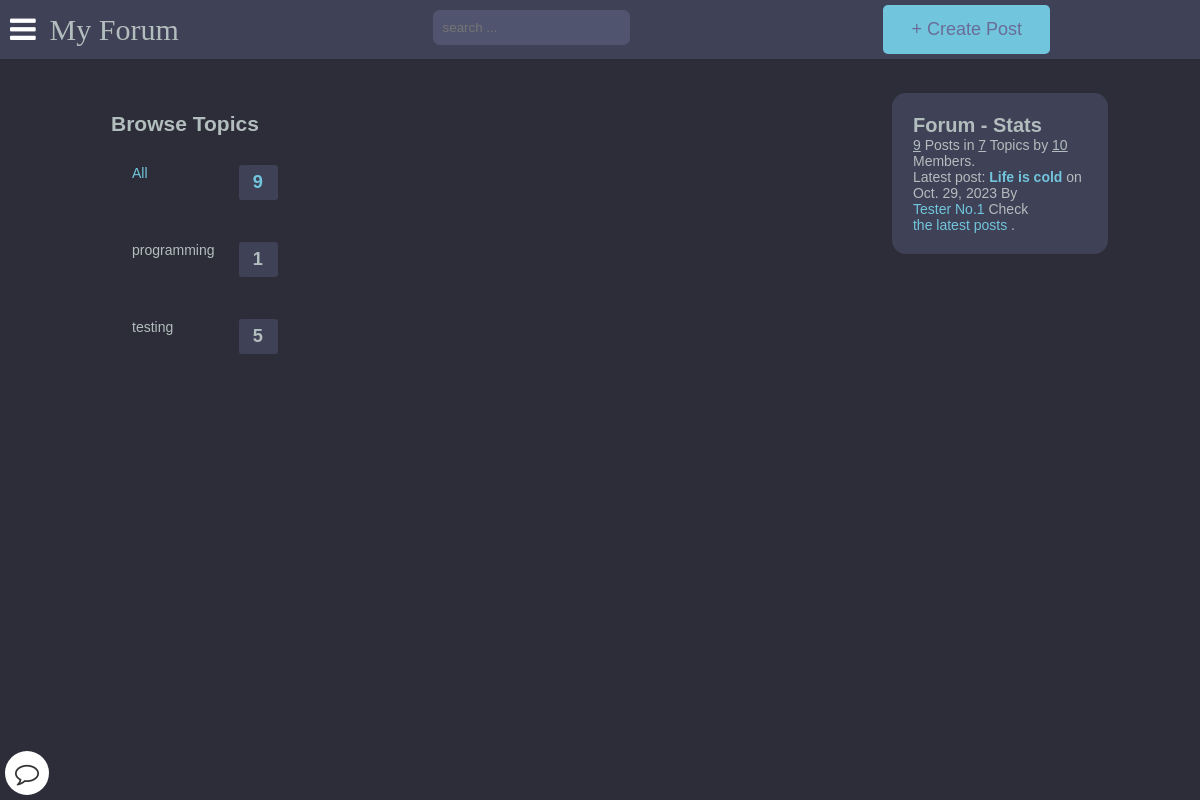
Page /?q=reading on the earlier database version.
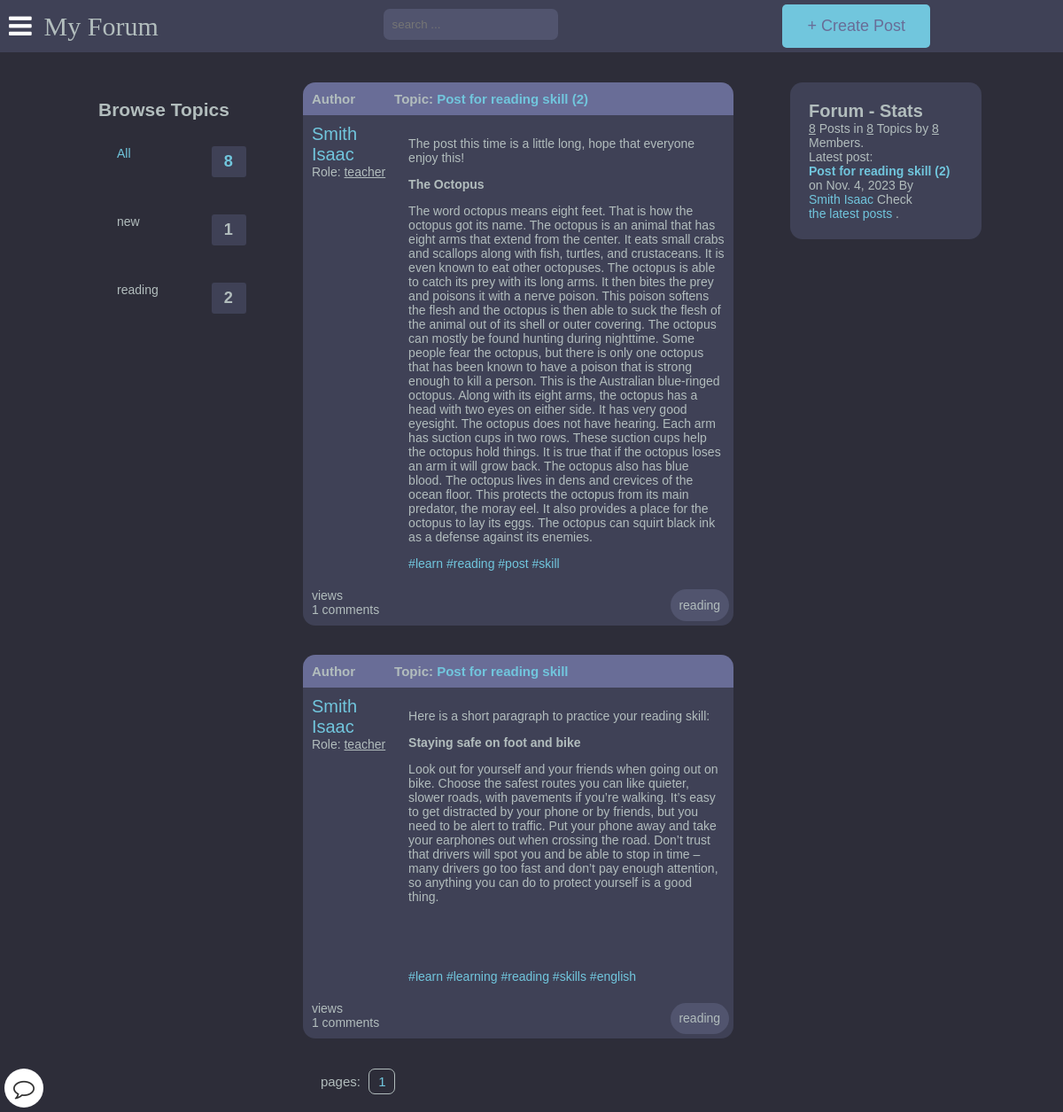
Same page on the later database version.
### main/models.py (models this page shows, shortened)
class Category(models.Model):
    title = models.CharField(max_length=50)
    slug = models.SlugField(max_length=400, unique=True, blank=True)
    description = models.TextField(default="description")
    class Meta:
        verbose_name_plural = "categories"
    @property
    def num_posts(self):
        return Post.objects.filter(categories=self).count()

class Post(models.Model):
    title = models.CharField(max_length=400)
    slug = models.SlugField(max_length=400, unique=True, blank=True)
    user = models.ForeignKey(Author, on_delete=models.CASCADE)
    content = HTMLField()
    categories = models.ManyToManyField(Category)
    date = models.DateTimeField(auto_now_add=True)
    approved = models.BooleanField(default=True)
    image = models.ImageField(upload_to='post_images', blank=True, null=True)
    hit_count_generic = GenericRelation(HitCount, object_id_field='object_pk',
        related_query_name='hit_count_generic_relation'
    )
    tags = TaggableManager()
    comments = models.ManyToManyField(Comment, blank=True)
    def get_url(self):
        return reverse("detail", kwargs={
            "slug":self.slug
        })
    class Meta:
        ordering = ['-date']
    @property
    def num_comments(self):
        return self.comments.count()

class Author(models.Model):
    user = models.ForeignKey(User, on_delete=models.CASCADE)
    fullname = models.CharField(max_length=40, blank=True)
    slug = models.SlugField(max_length=400, unique=True, blank=True)
    bio = HTMLField(default='none')
    points = models.IntegerField(default=0)
    email = models.EmailField(unique=False,default="example@gmail.com", validators=[EmailValidator(message="Invalid email format")])
    profile_pic = ResizedImageField(size=[400, 400], quality=100, upload_to="authors", default="defaults/default_user.png", null=True, blank=False)
    ROLES = (
        ('user','User'),
        ('teacher','Teacher'),
        ('admin','Admin'),
    )
    roles = models.CharField(max_length=50, choices=ROLES, default="user")

### register/checkprofile.py (the view)
    def decorated_view_func(request, *args, **kwargs):
        if not check_profile_completion(request.user):
            return redirect('update_profile')
        return view_func(request, *args, **kwargs)

### register/checkprofile.py (called while the page is built)
def profile_completion_required(view_func):
    def check_profile_completion(user):
        if not user.is_authenticated:
            return True
        try:
            author = Author.objects.get(user=user)
            return author.fullname and author.bio
        except Author.DoesNotExist:
            return False
    def decorated_view_func(request, *args, **kwargs):
        if not check_profile_completion(request.user):
            return redirect('update_profile')
        return view_func(request, *args, **kwargs)
    return decorated_view_func

### templates/forums.html (shortened to what this page needs)
{% extends 'base.html' %}
{% load hitcount_tags %}
{% block content %}
    <div class="container">
        <div class="desktop-category">
            {% include 'category.html' %}
        </div>
            <div id="collum2">
            {% for post in posts %}
            <div class="head">
                <div class="authors">Author</div>
                {% if user.is_authenticated %}
                <div class="content">Topic: <a href="{{post.get_url}}">{{post.title}}</a>
                {% else %}
                <div class="content">Topic: <a href="{% url 'signin' %}">{{post.title}}</a>
                {% endif %}
                </div>
            </div>
                <div class="body">
                    <div class="authors">
                        {% if user.is_authenticated %}
                        <div class="username"><a href="{% url 'other_profile' post.user.slug %}">{{post.user.fullname|title}}</a></div>
                        {% else %}
                        <div class="username"><a href="{% url 'signin' %}">{{post.user.fullname|title}}</a></div>
                        {% endif %}
                        <div>Role: <u>{{post.user.roles}}</u></div>
                    </div>
                    <div class="content">
                            {{ post.content | safe }}
                        <div>
                        {% for tag in post.tags.all %}
                        {% if user.is_authenticated %}
                            <a href="{% url 'tagged_posts' tag.slug %}">#{{ tag.name }}</a>
                        {% else %}
                            <a href="{% url 'signin' %}">#{{ tag.name }}</a>
                        {% endif %}
                        {% endfor %}
                        </div>
                    </div>
                </div>
                <div class="bottom">
                    <span> {% get_hit_count for post %} views <br> {{post.num_comments}} comments</span>
                    <div class="info-bottom-right">
                        {% for category in post.categories.all %}
                            {{ category.title }}
                        {% endfor %}
                    </div>
                </div>
            {% endfor %}
            {% if posts %}
                <div class="pagination">
                    pages:
                    {% for num_page in posts.paginator.page_range %}
                        {% if num_page == posts.number %}
                            <a href="?page={{ num_page }}&q={{ q }}" class="current-page" style="color: #71c6dd;">{{ num_page }}</a>
                        {% endif %}
                    {% endfor %}
                </div>
            {% endif %}
        </div>
        <div class="forum-info">
            <div class="chart">
                Forum - Stats &nbsp;
            </div>
            <span><u>{{num_posts}}</u> Posts in <u>{{num_categories}}</u> Topics by <u>{{num_users}}</u> Members.</span><br>
            <span>Latest post:
            <b>
                {% if user.is_authenticated %}
                    {% if last_post.user.slug %}
                        <a href="{{last_post.get_url}}">{{last_post.title}}</a>
                    {% else %}
                        {{ last_post.title }}
                    {% endif %}
                {% else %}
                        <a href="{% url 'signin' %}">{{last_post.title}}</a>
                {% endif %}
            </b> on
            {{last_post.date|date}} By
            {% if last_post.user.slug and user.is_authenticated %}
                <a href="{% url 'other_profile' last_post.user.slug %}">{{last_post.user.fullname|title}}</a></span>.<br>
            {% else %}
                <a href="{% url 'signin' %}">{{ last_post.user.fullname|title }}</a>
            {% endif %}
            {% if user.is_authenticated %}
                <span>Check <a href="{% url 'latest_posts' %}">the latest posts</a> .</span><br>
            {% else %}
                <span>Check <a href="{% url 'signin' %}">the latest posts</a> .</span><br>
            {% endif %}
        </div>
    </div>
    {% endblock content %}

### templates/base.html (shortened to what this page needs)
{% load static %}
<!DOCTYPE html>
<html lang="en">
<head>
    <link rel="stylesheet" href="{% static 'style.css' %}">
    <link rel="stylesheet" href="https://cdnjs.cloudflare.com/ajax/libs/font-awesome/4.7.0/css/font-awesome.min.css">
</head>
<body>
    <header class="header">
        <div class="navbar">
            <div class="myforum">
                <div id="iconnav"><a class="bar-icon" id="iconBar" onclick="hideIconBar()"><i class="fa fa-bars"></i></a></div>
                <div class="brand" id="logo"><a id="myforum" style="color:#b2bdbd;" href="{% url 'home' %}">My Forum</a></div>
            </div>
            <div id="searching" class="">
                {% if user.is_authenticated %}
                <form action="{% url 'search_result' %}" role="form" method="GET">
                {% else %}
                <form action="{% url 'signin' %}" role="form" method="GET">
                {% endif %}
                    <div class="search-box">
                        <div>
                            <input type="text" name="query" placeholder="search ..." id="finding" style="color: white;">
                        </div>
                    </div>
                </form>
            </div>
            <div id="createpost" style="font-size:18px; font-weight:300px; "><a style=" color:#696d97;margin-right:150px" class="btn btn--main" id="createpost" href="
                ">+ Create Post</a>
            </div>
        </div>
    </header>
    <div class="fixed-button">
        <a href="">
            <i class="fa fa-comment-o" aria-hidden="true"></i>
        </a>
    </div>
    {% block content %}
    {% endblock content %}
</body>
</html>

### templates/category.html
<div class="category">
  <div class="subforum-description subforum-column">
    <h2>Browse Topics</h2>
  </div>
  <ul class="topics" style="list-style-type: none">
    <li>
      <a href="{% url 'home' %}" class="active">
        All <span>{{num_posts}}</span></a
      >
    </li>
    {% for forum in forums %}
    <li>
      <a href="{% url 'home' %}?q={{forum.title}}"
        >{{forum.title}} <span>{{forum.num_posts}}</span></a
      >
    </li>
    {% endfor %}
  </ul>
</div>

### static/style.css (style rules this page uses)
:root { --color-main: #71c6dd; --color-main-light: #e1f6fb; --color-dark: #3f4156; --color-dark-medium: #51546e; --color-dark-light: #696d97; --color-light: #e5e5e5; --color-gray: #8b8b8b; --color-light-gray: #b2bdbd; --color-bg: #2d2d39; --color-success: #5dd693; --color-error: #fc4b0b; }
* { box-sizing: border-box; }
html { font-size: 14px; font-family: Arial, Helvetica, sans-serif; background-color:var(--color-bg); color:var(--color-light-gray); }
a { display: inline-block; color: var(--color-main); text-decoration: none; }
div { display: block; }
.topics li a { display: flex; justify-content: space-between; margin-bottom: 3rem; font-weight: 500; color: var(--color-light-gray); transition: all 0.3s ease-in-out; }
.topics li a span { padding: 0.5rem 1rem; background-color: var(--color-dark); border-radius: 3px; font-size: 1.3rem; font-weight: 700; letter-spacing: 1px; }
.topics li a.active, .topics li a:hover { color: var(--color-main); }
.fixed-button { position: fixed; bottom: 5px; left: 5px; z-index: 1000; }
.fixed-button a { text-decoration: none; }
.fixed-button i { font-size: 24px; color: #333; background-color: #fff; border-radius: 50%; padding: 10px; }
#collum2 { width: 45%; }
.container > .forum-info { flex-basis: 20%; background-color: var(--color-dark); border-radius: 1rem; padding: 1.5rem; }
#searching { align-items: center; }
.info-bottom-right { position: absolute; background-color: var(--color-dark-medium); bottom: 0; right: 0; margin: 5px; padding: 0.7rem; border-radius: 5rem; }
.desktop-category { display: block; }
.header { background-color: var(--color-dark); position: relative; }
#finding { background-color: var(--color-dark-medium); border: 0px; border-radius: 0.5rem; }
.btn { background-color: transparent; border: none; display: inline-flex; align-items: center; gap: 1rem; cursor: pointer; padding: 1rem 2rem; border-radius: 5px; font-weight: 30; }
.btn--main { background-color: var(--color-main); color: var(--color-dark); }
.bottom { display: flex; background-color: var(--color-dark); padding: 10px; position: relative; margin-bottom: 2.4rem; border-bottom-left-radius: 1rem; border-bottom-right-radius: 1rem; }
.myforum { margin-left: 0; }
#iconnav, #logo { display:inline; }
.container { margin: auto; max-width: 120rem; width: 90%; display: flex; justify-content: space-around; align-items: flex-start; margin-top: 2.4rem; }
.subforum-column { padding: 15px; margin:4px; }
.subforum-description * { margin-block: 0; }
.navbar { display:flex; align-items: center; background-color: var(--color-dark); justify-content: space-between; }
.bar-icon { font-size: 30px; display: inline-block; margin-right:10px; margin-left: 10px; color: #fff; cursor: pointer; }
.brand { font-size:30px; display: inline-block; font-family:aquire; }
.search-box { padding-top: 10px; display:flex; justify-content: center; }
.search-box input { padding: 10px; }
.chart { font-size:20px; font-weight:bold; }
.pagination { padding: 0px 20px 20px 20px; font-size: 15px; }
.pagination a { color: var(--color-light-gray); margin-inline: 5px; padding: 5px 10px; border: solid 0.5px var(--color-light-gray); border-radius: 0.5rem; }
.head { display: flex; background-color: var(--color-dark-light); padding: 10px; font-weight: bold; font-size: 15px; border-top-left-radius: 1rem; border-top-right-radius: 1rem; }
.authors { flex: 20%; }
.content { flex: 80%; }
.body { display: flex; background-color: var(--color-dark); padding: 10px; position: relative; }
.body .authors .username { font-size: 20px; }
body { margin:0px; background-color: var(--color-bg); }

Differences in the rows shown:
removed Category: title "programming", num_posts "1", shown under "Browse Topics"
removed Category: title "testing", num_posts "5", shown under "Browse Topics"
removed Post: title "Life is cold", date "Oct. 29, 2023", user.fullname "Tester No.1"
now on this page (row unchanged): Category: title "new", num_posts "1", shown under "Browse Topics"
added Category: title "reading", num_posts "2"
added Post: title "Post for reading skill (2)", user.fullname "Smith Isaac", user.roles "teacher", content "The post this time is a little long, hope that everyone enjoy this! The Octopus The word octopus means eight feet. That is how the octopus got its name. The octopus is an animal that has eight arms that extend from the center. It eats small crabs and scallops along with fish, turtles, and crustaceans. It is even known to eat other octopuses. The octopus is able to catch its prey with its long arms. It then bites the prey and poisons it with a nerve poison. This poison softens the flesh and the octopus is then able to suck the flesh of the animal out of its shell or outer covering. The octopus can mostly be found hunting during nighttime. Some people fear the octopus, but there is only one…", num_comments "1", date "Nov. 4, 2023"
added Tag: name "learn"
added Tag: name "reading"
added Tag: name "post", shown under "Post for reading skill (2)"
added Tag: name "skill", shown under "Post for reading skill (2)"
added Post: title "Post for reading skill", user.fullname "Smith Isaac", user.roles "teacher", content "Here is a short paragraph to practice your reading skill: Staying safe on foot and bike Look out for yourself and your friends when going out on bike. Choose the safest routes you can like quieter, slower roads, with pavements if you’re walking. It’s easy to get distracted by your phone or by friends, but you need to be alert to traffic. Put your phone away and take your earphones out when crossing the road. Don’t trust that drivers will spot you and be able to stop in time – many drivers go too fast and don’t pay enough attention, so anything you can do to protect yourself is a good thing.", num_comments "1"
added Tag: name "learning", shown under "Post for reading skill"
added Tag: name "skills", shown under "Post for reading skill"
added Tag: name "english", shown under "Post for reading skill"
Other differences:
{{ num_posts }}: "9" → "8"
{{ num_categories }}: "7" → "8"
{{ num_users }}: "10" → "8"
text now shown: "pages:"
new list line: "1"
